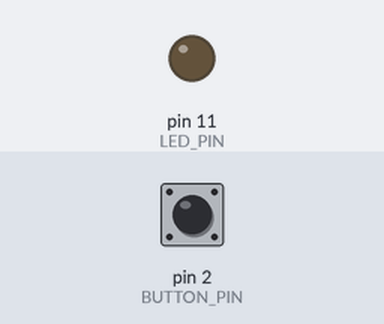
Recording of a sketch running on a simulated Arduino Uno, built with avr-gcc and run on an emulated ATmega328P. Parts: output pins drawn as LEDs (lit = HIGH). Inputs (shaded band) come from the test bench; at power-on: pin 2 (BUTTON_PIN) LOW.

Above: at 1.2 s.
1.3 s: pin 2 (BUTTON_PIN) pulled HIGH for 0.15 s
At 1.37 s:
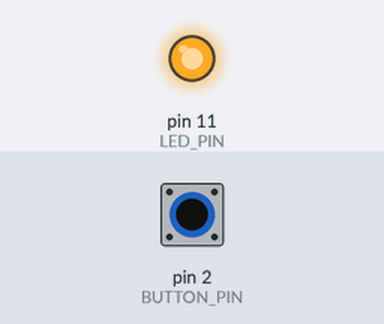
2.9 s: pin 2 (BUTTON_PIN) pulled HIGH for 3.2 s
At 7.2 s:
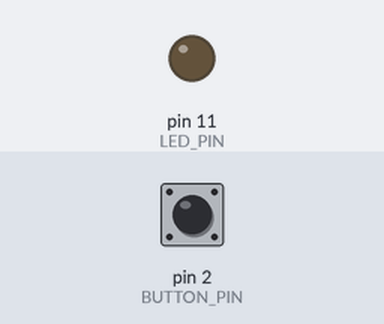
Timing chart, 0 to 8.7 s (numbered marks = the images above; inputs shaded):
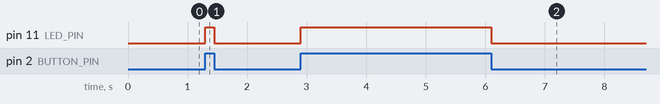

The sketch:

activity3.ino
```cpp
#define BUTTON_PIN 2
#define LED_PIN 11

void setup() {
  // put your setup code here, to run once:
  pinMode(BUTTON_PIN, INPUT);
  pinMode(LED_PIN, OUTPUT);
}

void loop() {
  // put your main code here, to run repeatedly:
  if (digitalRead(BUTTON_PIN) == 1){
    digitalWrite(LED_PIN, HIGH);
  }
  else{
    digitalWrite(LED_PIN, LOW);
  }
}
```

Measured:
- after the input at 1.3 s, pin 11 (LED_PIN): LOW → HIGH at once, → LOW 0.15 s later
- after the input at 2.9 s, pin 11 (LED_PIN): LOW → HIGH at once, → LOW 3.2 s later
